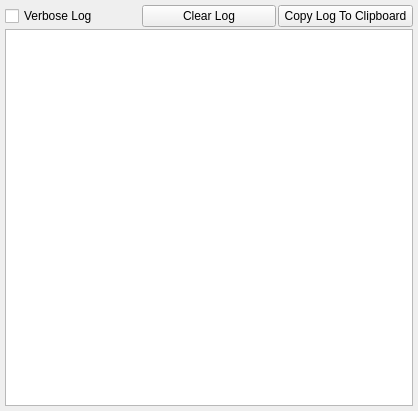
<?xml version="1.0" encoding="UTF-8"?>
<ui version="4.0">
 <class>LogWidgetUi</class>
 <widget class="QWidget" name="LogWidgetUi">
  <property name="geometry">
   <rect>
    <x>0</x>
    <y>0</y>
    <width>418</width>
    <height>411</height>
   </rect>
  </property>
  <property name="sizePolicy">
   <sizepolicy hsizetype="Expanding" vsizetype="Expanding">
    <horstretch>0</horstretch>
    <verstretch>0</verstretch>
   </sizepolicy>
  </property>
  <property name="windowTitle">
   <string>Log Widget</string>
  </property>
  <layout class="QVBoxLayout" name="verticalLayout">
   <property name="spacing">
    <number>2</number>
   </property>
   <property name="leftMargin">
    <number>5</number>
   </property>
   <property name="topMargin">
    <number>5</number>
   </property>
   <property name="rightMargin">
    <number>5</number>
   </property>
   <property name="bottomMargin">
    <number>5</number>
   </property>
   <item>
    <layout class="QHBoxLayout" name="horizontalLayout">
     <item>
      <widget class="QCheckBox" name="m_VerboseLogCheckBox">
       <property name="text">
        <string>Verbose Log</string>
       </property>
      </widget>
     </item>
     <item>
      <widget class="QPushButton" name="m_ClearLogButton">
       <property name="text">
        <string>Clear Log</string>
       </property>
      </widget>
     </item>
     <item>
      <widget class="QPushButton" name="m_CopyToClipboardButton">
       <property name="text">
        <string>Copy Log To Clipboard</string>
       </property>
      </widget>
     </item>
    </layout>
   </item>
   <item>
    <widget class="QPlainTextEdit" name="m_LogPlainTextEdit"/>
   </item>
  </layout>
 </widget>
 <resources/>
 <connections/>
</ui>
